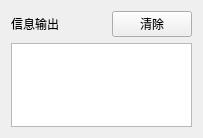
<?xml version="1.0" encoding="UTF-8"?>
<ui version="4.0">
 <class>lmMsgView</class>
 <widget class="QWidget" name="lmMsgView">
  <property name="geometry">
   <rect>
    <x>0</x>
    <y>0</y>
    <width>203</width>
    <height>138</height>
   </rect>
  </property>
  <property name="windowTitle">
   <string>Form</string>
  </property>
  <layout class="QVBoxLayout" name="verticalLayout">
   <item>
    <layout class="QHBoxLayout" name="horizontalLayout">
     <item>
      <widget class="QLabel" name="label">
       <property name="text">
        <string>信息输出</string>
       </property>
      </widget>
     </item>
     <item>
      <spacer name="horizontalSpacer">
       <property name="orientation">
        <enum>Qt::Horizontal</enum>
       </property>
       <property name="sizeHint" stdset="0">
        <size>
         <width>40</width>
         <height>20</height>
        </size>
       </property>
      </spacer>
     </item>
     <item>
      <widget class="QPushButton" name="pushButton">
       <property name="text">
        <string>清除</string>
       </property>
      </widget>
     </item>
    </layout>
   </item>
   <item>
    <widget class="QTextBrowser" name="textBrowser"/>
   </item>
  </layout>
 </widget>
 <resources/>
 <connections>
  <connection>
   <sender>pushButton</sender>
   <signal>clicked()</signal>
   <receiver>textBrowser</receiver>
   <slot>clear()</slot>
   <hints>
    <hint type="sourcelabel">
     <x>51</x>
     <y>198</y>
    </hint>
    <hint type="destinationlabel">
     <x>51</x>
     <y>104</y>
    </hint>
   </hints>
  </connection>
 </connections>
</ui>
